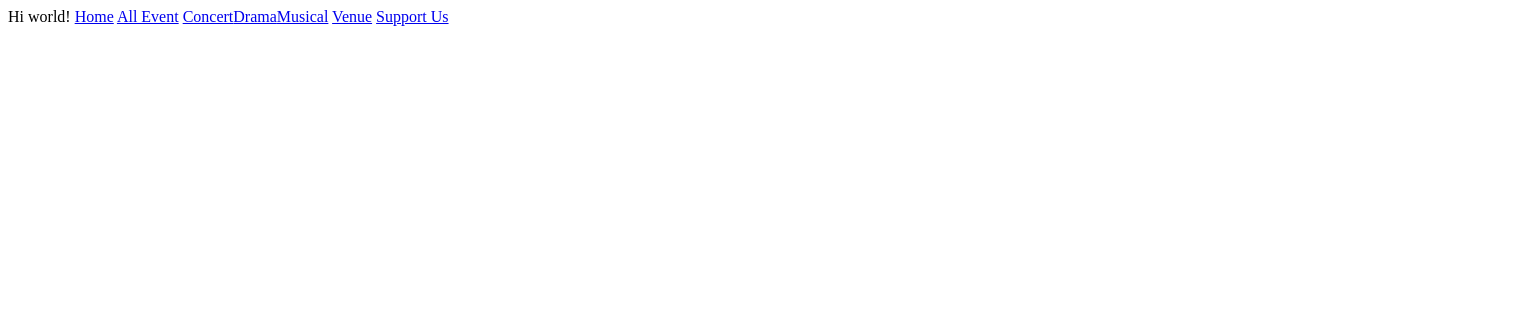
The page /venuepage/venuecategory.php?venuecat=10 on the database as committed earlier.
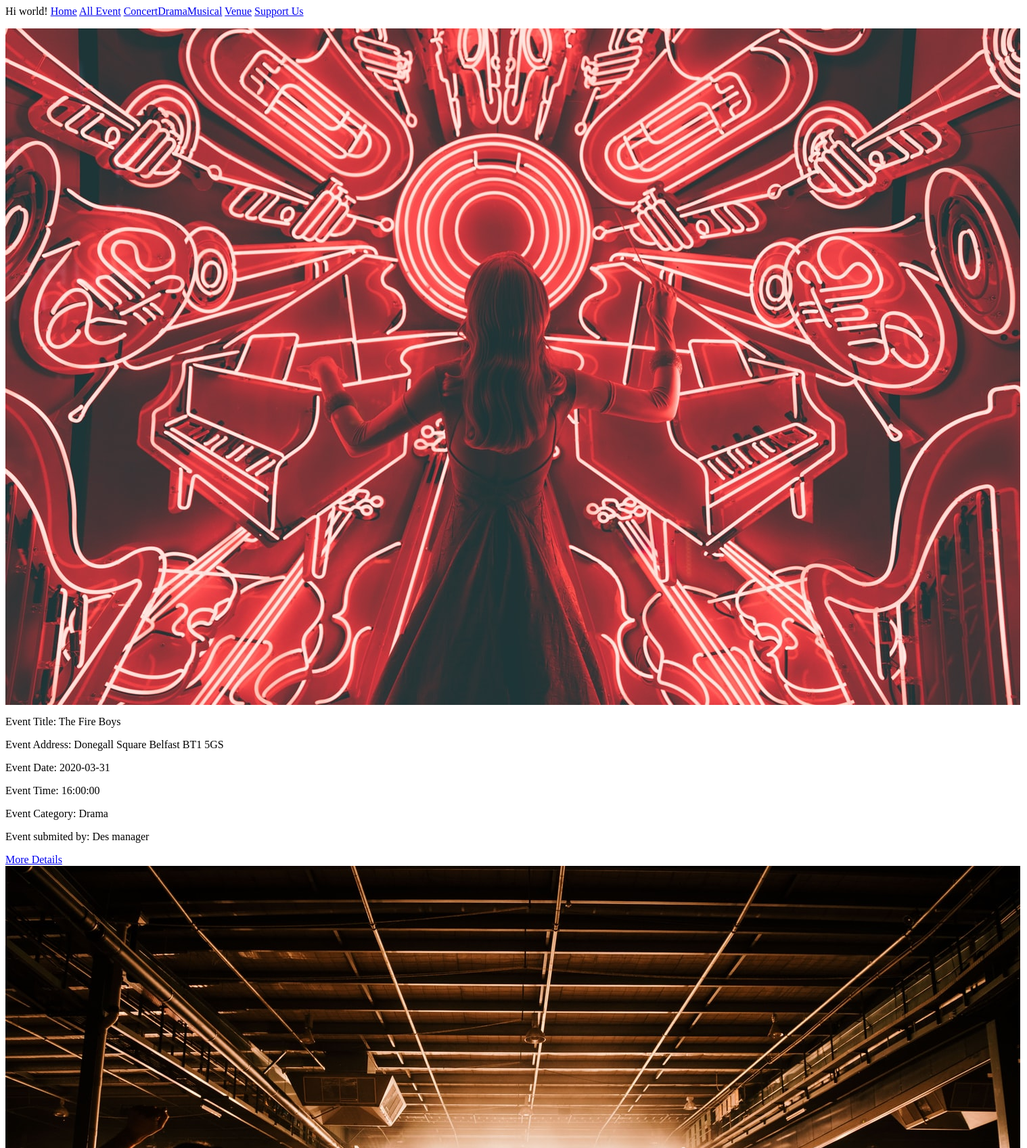
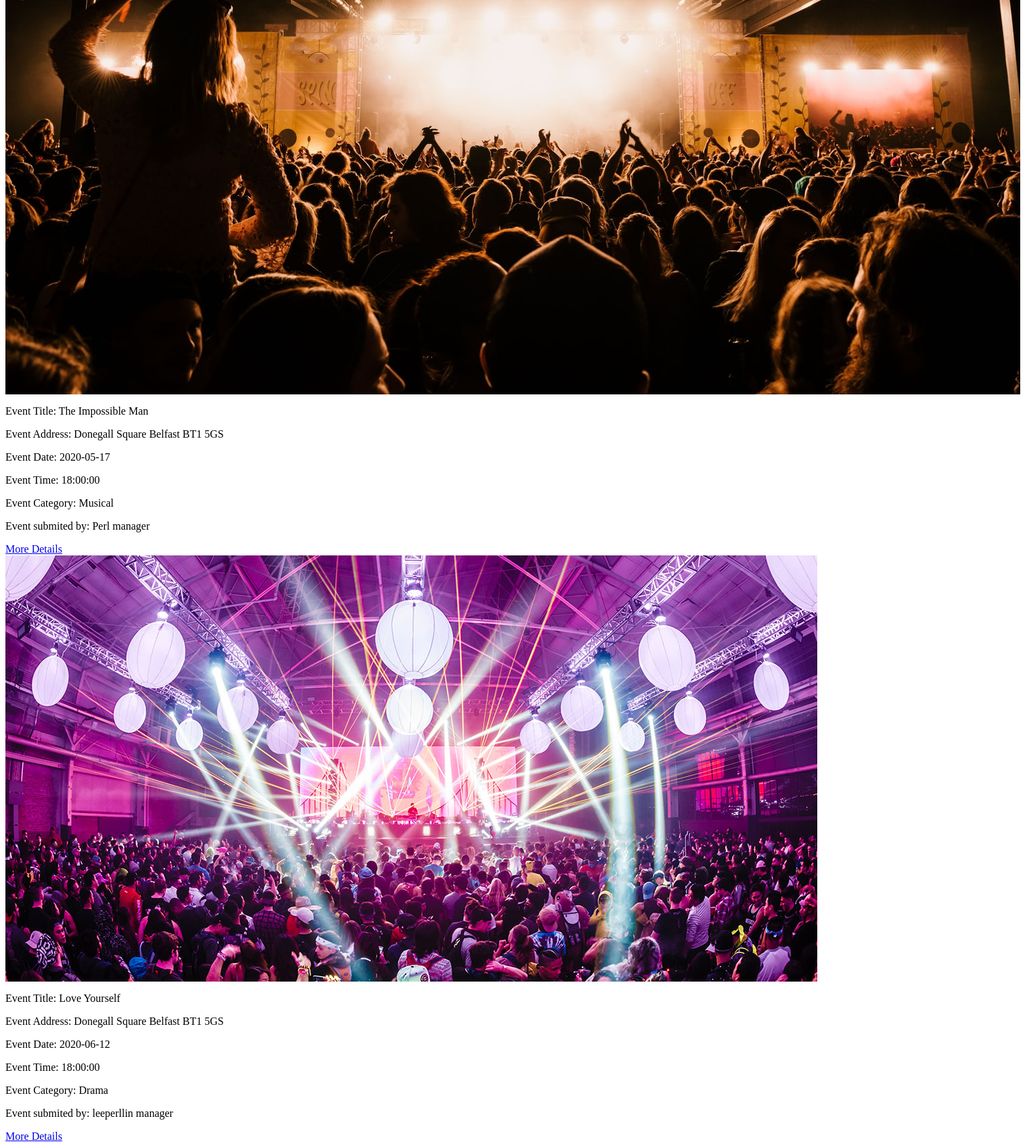
The same page on the database as committed later (2 pictures, top to bottom).
### tables this page shows
CREATE TABLE `2020_eventcat` (
  `etid` int(11) NOT NULL,
  `etname` varchar(255) NOT NULL
);

CREATE TABLE `2020_event` (
  `eid` int(11) NOT NULL,
  `etitle` varchar(255) NOT NULL,
  `eaddress` varchar(255) NOT NULL,
  `edes` longtext NOT NULL,
  `edate` date NOT NULL,
  `etime` time NOT NULL,
  `eimage` longtext NOT NULL,
  `ecatid` int(11) NOT NULL,
  `evmid` int(11) NOT NULL,
  `evenueid` int(11) NOT NULL
);

CREATE TABLE `2020_venuemanager` (
  `vmid` int(11) NOT NULL,
  `vmname` varchar(255) NOT NULL,
  `vmpass` varchar(255) NOT NULL
);

### venuepage/venuecategory.php (the view, shortened to what this page needs)
<?php
include("../conn.php");
$allvenuecat = $_GET['venuecat'];
$readquery="SELECT 2020_event.eid, 2020_event.etitle, 2020_event.eaddress, 2020_event.edate, 2020_event.etime, 2020_event.eimage,
              2020_eventcat.etname, 2020_venuemanager.vmname, 2020_venuecat.vname FROM 2020_event
              INNER JOIN 2020_eventcat
              ON
              2020_event.ecatid= 2020_eventcat.etid
              INNER JOIN 2020_venuecat
              ON
              2020_event.evenueid = 2020_venuecat.vid
              INNER JOIN 2020_venuemanager
              ON
              2020_event.evmid= 2020_venuemanager.vmid
              WHERE 2020_venuecat.vid = '$allvenuecat '";
$readresult = $conn->query($readquery);
?>
<html>
    <head>
    </head>
    <body>
    <p>Hi world!
    <a href="../index.php">Home</a>
    <a href="../eventpage/index.php">All Event</a>
    <?php
    $showoptionquery = "SELECT * FROM 2020_eventcat ORDER BY etname ";
    $showoptionresult = $conn->query($showoptionquery);
    while ($row = $showoptionresult->fetch_assoc()) {
        $catname = $row['etname'];
        $catid = $row['etid'];
        echo"<a href='../eventpage/eventcategory.php?eventcategory=$catid'>$catname</a>";
    }
    ?>
    <a href="index.php">Venue</a>
    <a href="../supportpage/index.php">Support Us</a></p>
    <?php
    while ($rowread = $readresult->fetch_assoc()) {
        $Eeventid = $rowread['eid'];
        $Eeventtitle = $rowread['etitle'];
        $Eeventaddress = $rowread['eaddress'];
        $Eeventdate = $rowread['edate'];
        $Eeventtime = $rowread['etime'];
        $Eeventimage = $rowread['eimage'];
        $Eeventcategory = $rowread['etname'];
        $Evenuemanagername = $rowread['vmname'];
        echo"<img src='../image/$Eeventimage'<br>";
        echo"<p>Event Title: $Eeventtitle </p> ";
        echo"<p>Event Address: $Eeventaddress </p> ";
        echo"<p>Event Date: $Eeventdate </p> ";
        echo"<p>Event Time: $Eeventtime </p> ";
        echo"<p>Event Category: $Eeventcategory </p> ";
        echo"<p>Event submited by: $Evenuemanagername manager </p> ";
        echo"<a href='eventdetails.php?eventdetailsid=$Eeventid'>More Details</a><br>";
    }
    ?>
    </body>
</html>

Rows that differ between the two databases and show on the page:
now on this page (row edited): 2020_event: eimage (picture), etitle "The Fire Boys", eaddress "Donegall Square Belfast BT1 5GS", edate "2020-03-31", etime "16:00:00", ecatid.etname "Drama", evmid.vmname "Des"
now on this page (row edited): 2020_event: eimage (picture), etitle "The Impossible Man", eaddress "Donegall Square Belfast BT1 5GS", edate "2020-05-17", etime "18:00:00", ecatid.etname "Musical", evmid.vmname "Perl"
now on this page (row edited): 2020_event: eimage (picture), etitle "Love Yourself", eaddress "Donegall Square Belfast BT1 5GS", edate "2020-06-12", etime "18:00:00", ecatid.etname "Drama", evmid.vmname "leeperllin"
